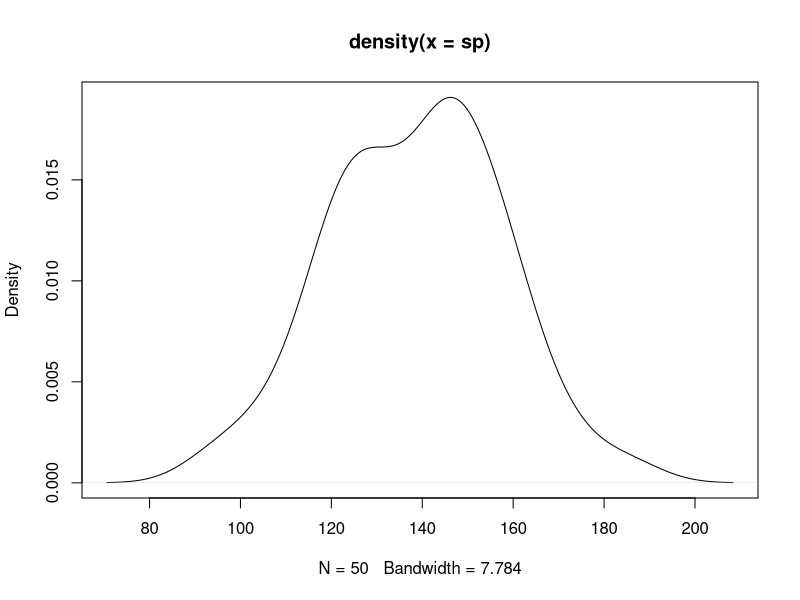

Reproduce this figure in R.
## ---- chunk 1
sp <- c(147,163,159,124,120,94,135,185,109,143,116,129,157,146,149,127,124,160,101,129,130,154,151,119,128,147,127,122,145,159,141,131,117,139,142,152,147,157,134,146,144,119,160,136 ,122,172,170,109,151,144)
plot(density(sp))
result <- shapiro.test(sp)
result
#ks.test(sp,"pnorm",140,20)
## ---- chunk 2
mean(sp)
sd(sp)
## ---- chunk 3
t.test(sp)
